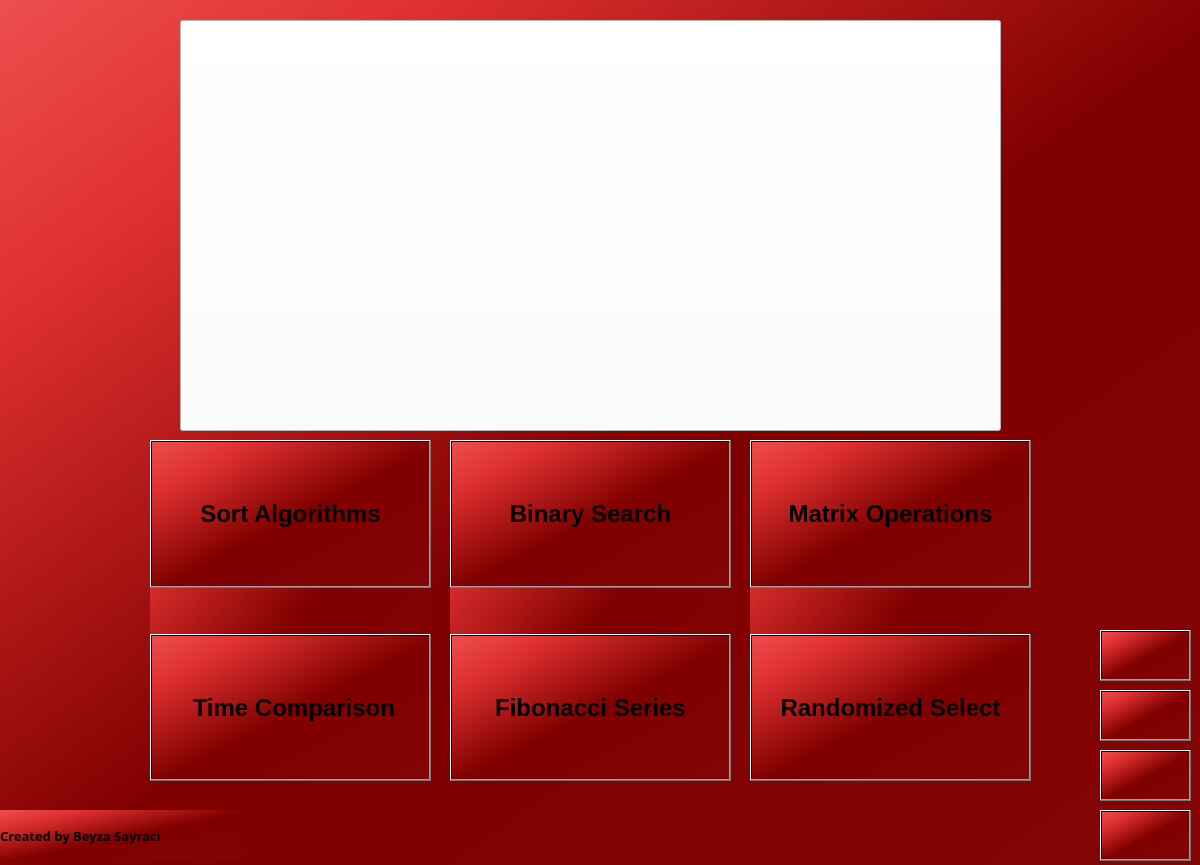
<?xml version="1.0" encoding="UTF-8"?>
<ui version="4.0">
 <class>Form</class>
 <widget class="QWidget" name="Form">
  <property name="geometry">
   <rect>
    <x>0</x>
    <y>0</y>
    <width>1200</width>
    <height>865</height>
   </rect>
  </property>
  <property name="sizePolicy">
   <sizepolicy hsizetype="Minimum" vsizetype="Minimum">
    <horstretch>0</horstretch>
    <verstretch>0</verstretch>
   </sizepolicy>
  </property>
  <property name="font">
   <font>
    <family>Palace Script MT</family>
   </font>
  </property>
  <property name="windowTitle">
   <string>Form</string>
  </property>
  <property name="styleSheet">
   <string notr="true">background-color: qradialgradient(spread:reflect, cx:1, cy:1, radius:2, fx:0.074, fy:0.051, stop:0 rgba(68, 221, 228, 206), stop:0.35 rgba(255, 188, 188, 80), stop:0.4 rgba(255, 162, 162, 80), stop:0.425 rgba(255, 132, 132, 156), stop:0.44 rgba(252, 128, 128, 80), stop:1 rgba(255, 255, 255, 0));
background-color: qlineargradient(spread:pad, x1:0, y1:0, x2:1, y2:1, stop:0 rgba(237, 78, 78, 255), stop:0.181818 rgba(223, 48, 48, 255), stop:0.522727 rgba(128, 0, 0, 255), stop:0.960227 rgba(131, 4, 4, 255));</string>
  </property>
  <widget class="QWidget" name="verticalLayoutWidget">
   <property name="geometry">
    <rect>
     <x>150</x>
     <y>440</y>
     <width>281</width>
     <height>341</height>
    </rect>
   </property>
   <property name="font">
    <font>
     <pointsize>18</pointsize>
    </font>
   </property>
   <layout class="QVBoxLayout" name="verticalLayout">
    <item>
     <widget class="QPushButton" name="pushButton_5">
      <property name="sizePolicy">
       <sizepolicy hsizetype="Minimum" vsizetype="Minimum">
        <horstretch>0</horstretch>
        <verstretch>0</verstretch>
       </sizepolicy>
      </property>
      <property name="font">
       <font>
        <pointsize>18</pointsize>
        <weight>75</weight>
        <bold>true</bold>
       </font>
      </property>
      <property name="text">
       <string>Sort Algorithms</string>
      </property>
     </widget>
    </item>
    <item>
     <spacer name="verticalSpacer">
      <property name="font">
       <font>
        <pointsize>18</pointsize>
       </font>
      </property>
      <property name="orientation">
       <enum>Qt::Vertical</enum>
      </property>
      <property name="sizeType">
       <enum>QSizePolicy::Minimum</enum>
      </property>
      <property name="sizeHint" stdset="0">
       <size>
        <width>20</width>
        <height>40</height>
       </size>
      </property>
     </spacer>
    </item>
    <item>
     <widget class="QPushButton" name="pushButton_6">
      <property name="sizePolicy">
       <sizepolicy hsizetype="Minimum" vsizetype="Minimum">
        <horstretch>0</horstretch>
        <verstretch>0</verstretch>
       </sizepolicy>
      </property>
      <property name="font">
       <font>
        <pointsize>18</pointsize>
        <weight>75</weight>
        <bold>true</bold>
       </font>
      </property>
      <property name="text">
       <string> Time Comparison</string>
      </property>
     </widget>
    </item>
   </layout>
  </widget>
  <widget class="QWidget" name="verticalLayoutWidget_2">
   <property name="geometry">
    <rect>
     <x>450</x>
     <y>440</y>
     <width>281</width>
     <height>341</height>
    </rect>
   </property>
   <property name="font">
    <font>
     <pointsize>18</pointsize>
    </font>
   </property>
   <layout class="QVBoxLayout" name="verticalLayout_2">
    <item>
     <widget class="QPushButton" name="pushButton_2">
      <property name="sizePolicy">
       <sizepolicy hsizetype="Minimum" vsizetype="Minimum">
        <horstretch>0</horstretch>
        <verstretch>0</verstretch>
       </sizepolicy>
      </property>
      <property name="font">
       <font>
        <pointsize>18</pointsize>
        <weight>75</weight>
        <bold>true</bold>
       </font>
      </property>
      <property name="text">
       <string>Binary Search</string>
      </property>
     </widget>
    </item>
    <item>
     <spacer name="verticalSpacer_2">
      <property name="font">
       <font>
        <pointsize>18</pointsize>
       </font>
      </property>
      <property name="orientation">
       <enum>Qt::Vertical</enum>
      </property>
      <property name="sizeType">
       <enum>QSizePolicy::Minimum</enum>
      </property>
      <property name="sizeHint" stdset="0">
       <size>
        <width>20</width>
        <height>40</height>
       </size>
      </property>
     </spacer>
    </item>
    <item>
     <widget class="QPushButton" name="pushButton_3">
      <property name="sizePolicy">
       <sizepolicy hsizetype="Minimum" vsizetype="Minimum">
        <horstretch>0</horstretch>
        <verstretch>0</verstretch>
       </sizepolicy>
      </property>
      <property name="font">
       <font>
        <pointsize>18</pointsize>
        <weight>75</weight>
        <bold>true</bold>
       </font>
      </property>
      <property name="text">
       <string>Fibonacci Series</string>
      </property>
     </widget>
    </item>
   </layout>
  </widget>
  <widget class="QWidget" name="verticalLayoutWidget_3">
   <property name="geometry">
    <rect>
     <x>750</x>
     <y>440</y>
     <width>281</width>
     <height>341</height>
    </rect>
   </property>
   <property name="font">
    <font>
     <pointsize>18</pointsize>
    </font>
   </property>
   <layout class="QVBoxLayout" name="verticalLayout_3">
    <item>
     <widget class="QPushButton" name="pushButton">
      <property name="sizePolicy">
       <sizepolicy hsizetype="Minimum" vsizetype="Minimum">
        <horstretch>0</horstretch>
        <verstretch>0</verstretch>
       </sizepolicy>
      </property>
      <property name="font">
       <font>
        <pointsize>18</pointsize>
        <weight>75</weight>
        <bold>true</bold>
       </font>
      </property>
      <property name="text">
       <string>Matrix Operations</string>
      </property>
     </widget>
    </item>
    <item>
     <spacer name="verticalSpacer_3">
      <property name="font">
       <font>
        <pointsize>18</pointsize>
       </font>
      </property>
      <property name="orientation">
       <enum>Qt::Vertical</enum>
      </property>
      <property name="sizeType">
       <enum>QSizePolicy::Minimum</enum>
      </property>
      <property name="sizeHint" stdset="0">
       <size>
        <width>20</width>
        <height>40</height>
       </size>
      </property>
     </spacer>
    </item>
    <item>
     <widget class="QPushButton" name="pushButton_7">
      <property name="sizePolicy">
       <sizepolicy hsizetype="Minimum" vsizetype="Minimum">
        <horstretch>0</horstretch>
        <verstretch>0</verstretch>
       </sizepolicy>
      </property>
      <property name="font">
       <font>
        <pointsize>18</pointsize>
        <weight>75</weight>
        <bold>true</bold>
       </font>
      </property>
      <property name="text">
       <string>Randomized Select</string>
      </property>
     </widget>
    </item>
   </layout>
  </widget>
  <widget class="QPushButton" name="pushButton_4">
   <property name="geometry">
    <rect>
     <x>1100</x>
     <y>750</y>
     <width>91</width>
     <height>51</height>
    </rect>
   </property>
   <property name="sizePolicy">
    <sizepolicy hsizetype="Minimum" vsizetype="Minimum">
     <horstretch>0</horstretch>
     <verstretch>0</verstretch>
    </sizepolicy>
   </property>
   <property name="font">
    <font>
     <pointsize>12</pointsize>
     <weight>75</weight>
     <bold>true</bold>
    </font>
   </property>
   <property name="text">
    <string/>
   </property>
   <property name="icon">
    <iconset resource="icons.qrc">
     <normaloff>:/icons/icons/information-icon-png-8-png-image-information-icon-png-1200_630.png</normaloff>:/icons/icons/information-icon-png-8-png-image-information-icon-png-1200_630.png</iconset>
   </property>
   <property name="iconSize">
    <size>
     <width>200</width>
     <height>50</height>
    </size>
   </property>
  </widget>
  <widget class="QPushButton" name="pushButton_8">
   <property name="geometry">
    <rect>
     <x>180</x>
     <y>20</y>
     <width>821</width>
     <height>411</height>
    </rect>
   </property>
   <property name="font">
    <font>
     <pointsize>18</pointsize>
    </font>
   </property>
   <property name="styleSheet">
    <string notr="true">background-color: rgb(255, 255, 255);</string>
   </property>
   <property name="text">
    <string/>
   </property>
   <property name="icon">
    <iconset resource="icons.qrc">
     <normaloff>:/icons/icons/İzmir_Kâtip_Çelebi_Üniversitesi_logosu.png</normaloff>:/icons/icons/İzmir_Kâtip_Çelebi_Üniversitesi_logosu.png</iconset>
   </property>
   <property name="iconSize">
    <size>
     <width>800</width>
     <height>600</height>
    </size>
   </property>
  </widget>
  <widget class="QLabel" name="label">
   <property name="geometry">
    <rect>
     <x>0</x>
     <y>810</y>
     <width>241</width>
     <height>51</height>
    </rect>
   </property>
   <property name="font">
    <font>
     <family>Papyrus</family>
     <pointsize>10</pointsize>
     <weight>75</weight>
     <bold>true</bold>
    </font>
   </property>
   <property name="text">
    <string>Created by Beyza Sayraci</string>
   </property>
   <property name="alignment">
    <set>Qt::AlignLeading|Qt::AlignLeft|Qt::AlignVCenter</set>
   </property>
  </widget>
  <widget class="QPushButton" name="pushButton_9">
   <property name="geometry">
    <rect>
     <x>1100</x>
     <y>810</y>
     <width>91</width>
     <height>51</height>
    </rect>
   </property>
   <property name="sizePolicy">
    <sizepolicy hsizetype="Minimum" vsizetype="Minimum">
     <horstretch>0</horstretch>
     <verstretch>0</verstretch>
    </sizepolicy>
   </property>
   <property name="font">
    <font>
     <pointsize>12</pointsize>
     <weight>75</weight>
     <bold>true</bold>
    </font>
   </property>
   <property name="text">
    <string/>
   </property>
   <property name="icon">
    <iconset resource="icons.qrc">
     <normaloff>:/icons/icons/images (3).png</normaloff>:/icons/icons/images (3).png</iconset>
   </property>
   <property name="iconSize">
    <size>
     <width>150</width>
     <height>100</height>
    </size>
   </property>
  </widget>
  <widget class="QPushButton" name="pushButton_10">
   <property name="geometry">
    <rect>
     <x>1100</x>
     <y>690</y>
     <width>91</width>
     <height>51</height>
    </rect>
   </property>
   <property name="sizePolicy">
    <sizepolicy hsizetype="Minimum" vsizetype="Minimum">
     <horstretch>0</horstretch>
     <verstretch>0</verstretch>
    </sizepolicy>
   </property>
   <property name="font">
    <font>
     <pointsize>12</pointsize>
     <weight>75</weight>
     <bold>true</bold>
    </font>
   </property>
   <property name="text">
    <string/>
   </property>
   <property name="icon">
    <iconset resource="icons.qrc">
     <normaloff>:/icons/icons/indir.png</normaloff>:/icons/icons/indir.png</iconset>
   </property>
   <property name="iconSize">
    <size>
     <width>150</width>
     <height>100</height>
    </size>
   </property>
  </widget>
  <widget class="QPushButton" name="pushButton_11">
   <property name="geometry">
    <rect>
     <x>1100</x>
     <y>630</y>
     <width>91</width>
     <height>51</height>
    </rect>
   </property>
   <property name="text">
    <string/>
   </property>
   <property name="icon">
    <iconset resource="icons.qrc">
     <normaloff>:/icons/icons/youtube.png</normaloff>:/icons/icons/youtube.png</iconset>
   </property>
   <property name="iconSize">
    <size>
     <width>100</width>
     <height>75</height>
    </size>
   </property>
  </widget>
 </widget>
 <resources>
  <include location="icons.qrc"/>
 </resources>
 <connections/>
</ui>
